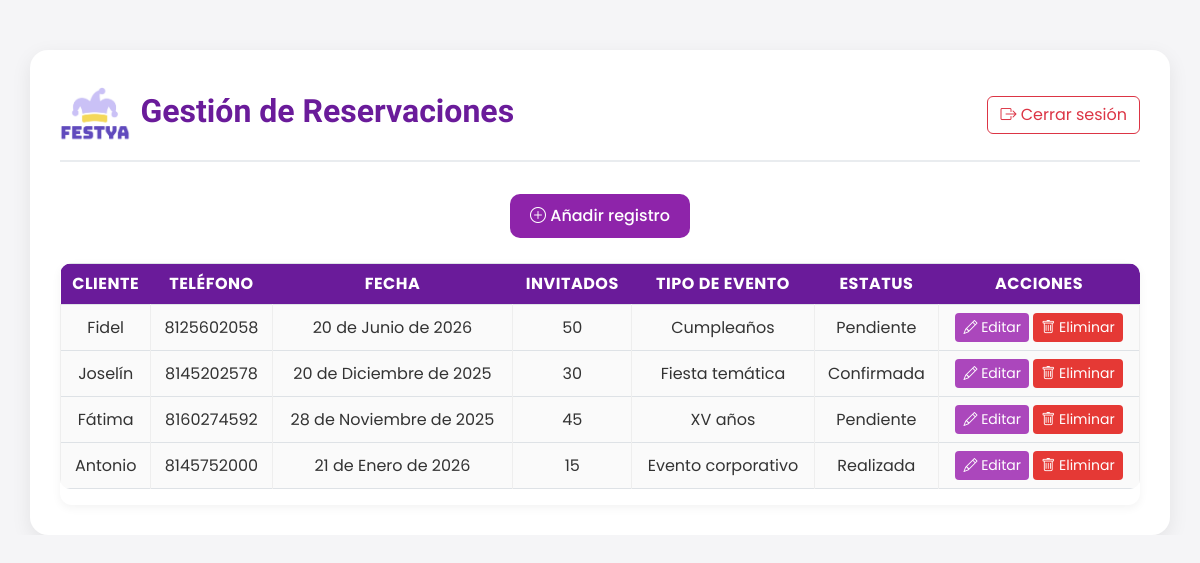
Before: /reservaciones/admin/gestion/ (signed in) with the older database file.
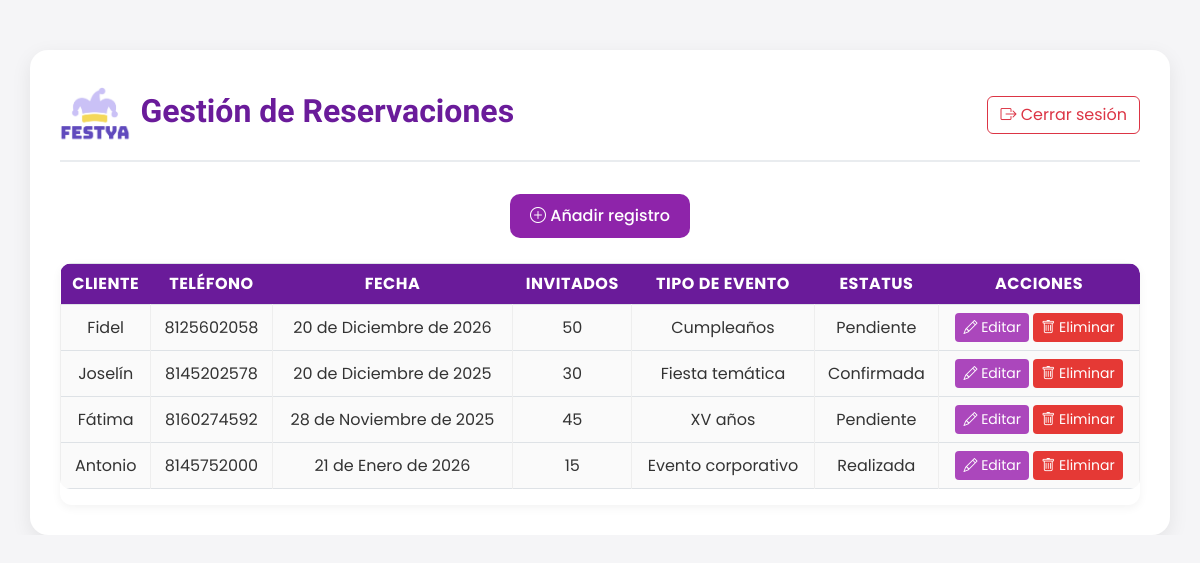
After: the same page with the newer database file.
### reservaciones/models.py (models this page shows, shortened)
class Reservacion(models.Model):
    ESTATUS = [
        ("pendiente", "Pendiente"),
        ("confirmada", "Confirmada"),
        ("realizada", "Realizada"),
    ]
    nombreCliente = models.CharField(max_length=100)
    telefono = models.CharField(max_length=10, validators=[MinLengthValidator(10)])
    fechaEvento = models.DateField()
    numInvitados = models.PositiveSmallIntegerField(
        validators=[MinValueValidator(1), MaxValueValidator(50)],
        help_text="1 a 50 invitados permitidos"
    )
    estatus = models.CharField(max_length=10, choices=ESTATUS, default="pendiente")
    tipoEvento = models.ForeignKey(TipoEvento, on_delete=models.PROTECT)

class TipoEvento(models.Model):
    nombre = models.CharField(max_length=50, unique=True)

### reservaciones/views.py (the view)
# urls.py: path('admin/gestion/', views.gestion_admin, name='gestion_admin'),
@login_required
def gestion_admin(request):
    reservaciones = Reservacion.objects.all()
    return render(request, 'reservaciones/gestion_admin.html', {'reservaciones': reservaciones})

### reservaciones/templates/reservaciones/gestion_admin.html (shortened to what this page needs)
{% extends 'base.html' %}
{% load static %}
{% block content %}
<link href="https://cdn.jsdelivr.net/npm/bootstrap@5.3.0/dist/css/bootstrap.min.css" rel="stylesheet">
<link rel="stylesheet" href="{% static 'reservaciones/css/gestion_admin.css' %}">
<div class="container">
    <div class="header-admin">
        <div class="d-flex align-items-center">
            <img src="{% static 'reservaciones/img/LOGO.png' %}" alt="Logo">
            <h2>Gestión de Reservaciones</h2>
        </div>
        <div>
    <form action="{% url 'logout' %}" method="post" style="display: inline;">
        <button type="submit" class="btn btn-outline-danger ms-2" style="border: 1px solid #dc3545;">
            <i class="bi bi-box-arrow-right"></i> Cerrar sesión
        </button>
    </form>
</div>
    </div>
    <div class="botones">
        <a href="{% url 'agregar_reservacion' %}" class="btn btn-agregar"><i class="bi bi-plus-circle"></i> Añadir
            registro</a>
    </div>
    <div class="table-responsive">
        <table class="table table-bordered text-center align-middle">
            <thead>
                <tr>
                    <th>Cliente</th>
                    <th>Teléfono</th>
                    <th>Fecha</th>
                    <th>Invitados</th>
                    <th>Tipo de Evento</th>
                    <th>Estatus</th>
                    <th>Acciones</th>
                </tr>
            </thead>
            <tbody>
                {% for r in reservaciones %}
                <tr>
                    <td>{{ r.nombreCliente }}</td>
                    <td>{{ r.telefono }}</td>
                    <td>{{ r.fechaEvento }}</td>
                    <td>{{ r.numInvitados }}</td>
                    <td>{{ r.tipoEvento.nombre }}</td>
                    <td>{{ r.get_estatus_display }}</td>
                    <td>
                        <a href="{% url 'actualizar_reservacion' r.id %}" class="btn btn-editar btn-sm">
                            <i class="bi bi-pencil"></i> Editar
                        </a>
                        <a href="{% url 'eliminar_reservacion' r.id %}" class="btn btn-eliminar btn-sm"
                            onclick="return confirm('¿Seguro que quieres eliminar esta reservación?')">
                            <i class="bi bi-trash"></i> Eliminar
                        </a>
                    </td>
                </tr>
                {% empty %}
                <tr>
                    <td colspan="7" class="text-center">No hay reservaciones registradas.</td>
                </tr>
                {% endfor %}
            </tbody>
        </table>
    </div>
</div>
{% endblock %}

Changed rows visible on the page:
changed Reservacion "Fidel": fechaEvento "20 de Junio de 2026" → "20 de Diciembre de 2026"
